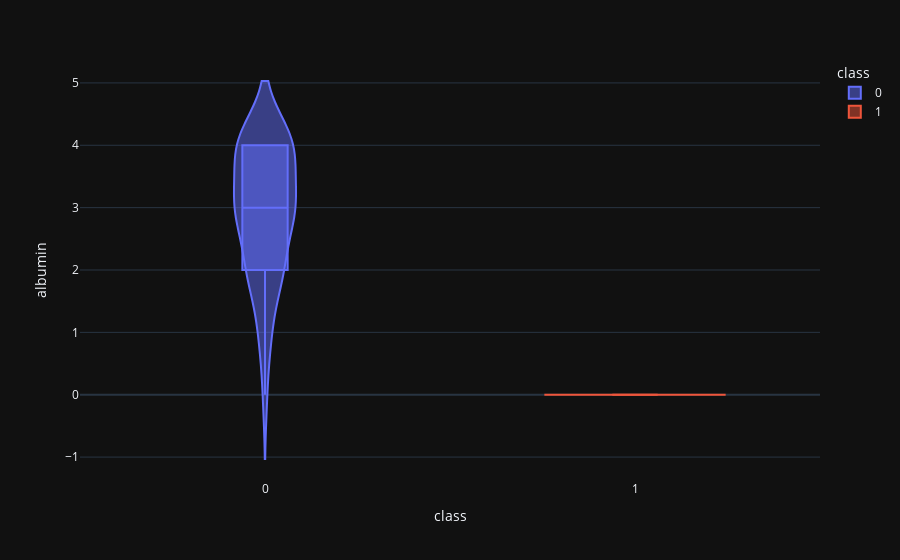

The notebook cell this image was saved under:
### Code cell
violin('albumin')

### Figure 1 — Plotly figure (JSON) as saved in the notebook; plotly's stock layout.template omitted (floating-point values rounded to 4 significant figures)
{"data": [{"alignmentgroup": "True", "box": {"visible": true}, "hovertemplate": "class=%{x}<br>albumin=%{y}<extra></extra>", "legendgroup": "0", "marker": {"color": "#636efa"}, "name": "0", "offsetgroup": "0", "orientation": "v", "scalegroup": "True", "showlegend": true, "type": "violin", "x": [0, 0, 0, 0, 0, 0, 0, 0, 0, 0, 0, 0, 0, 0, 0, 0, 0, 0, 0, 0, 0, 0, 0, 0, 0, 0, 0, 0, 0, 0, 0, 0, 0, 0, 0, 0, 0, 0, 0, 0, 0, 0, 0], "x0": " ", "xaxis": "x", "y": [4, 2, 3, 3, 2, 4, 3, 0, 2, 1, 2, 4, 3, 2, 4, 3, 3, 4, 4, 2, 4, 2, 3, 2, 3, 1, 3, 4, 2, 4, 4, 3, 4, 4, 3, 3, 3, 4, 3, 4, 3, 1, 4], "y0": " ", "yaxis": "y"}, {"alignmentgroup": "True", "box": {"visible": true}, "hovertemplate": "class=%{x}<br>albumin=%{y}<extra></extra>", "legendgroup": "1", "marker": {"color": "#EF553B"}, "name": "1", "offsetgroup": "1", "orientation": "v", "scalegroup": "True", "showlegend": true, "type": "violin", "x": [1, 1, 1, 1, 1, 1, 1, 1, 1, 1, 1, 1, 1, 1, 1, 1, 1, 1, 1, 1, 1, 1, 1, 1, 1, 1, 1, 1, 1, 1, 1, 1, 1, 1, 1, 1, 1, 1, 1, 1, 1, 1, 1, 1, 1, 1, 1, 1, 1, 1, 1, 1, 1, 1, 1, 1, 1, 1, 1, 1, 1, 1, 1, 1, 1, 1, 1, 1, 1, 1, 1, 1, 1, 1, 1, 1, 1, 1, 1, 1, 1, 1, 1, 1, 1, 1, 1, 1, 1, 1, 1, 1, 1, 1, 1, 1, 1, 1, 1, 1, 1, 1, 1, 1, 1, 1, 1, 1, 1, 1, 1, 1, 1, 1, 1], "x0": " ", "xaxis": "x", "y": [0, 0, 0, 0, 0, 0, 0, 0, 0, 0, 0, 0, 0, 0, 0, 0, 0, 0, 0, 0, 0, 0, 0, 0, 0, 0, 0, 0, 0, 0, 0, 0, 0, 0, 0, 0, 0, 0, 0, 0, 0, 0, 0, 0, 0, 0, 0, 0, 0, 0, 0, 0, 0, 0, 0, 0, 0, 0, 0, 0, 0, 0, 0, 0, 0, 0, 0, 0, 0, 0, 0, 0, 0, 0, 0, 0, 0, 0, 0, 0, 0, 0, 0, 0, 0, 0, 0, 0, 0, 0, 0, 0, 0, 0, 0, 0, 0, 0, 0, 0, 0, 0, 0, 0, 0, 0, 0, 0, 0, 0, 0, 0, 0, 0, 0], "y0": " ", "yaxis": "y"}], "layout": {"legend": {"title": {"text": "class"}, "tracegroupgap": 0}, "margin": {"t": 60}, "violinmode": "overlay", "xaxis": {"anchor": "y", "categoryarray": [0, 1], "categoryorder": "array", "domain": [0, 1], "title": {"text": "class"}}, "yaxis": {"anchor": "x", "domain": [0, 1], "title": {"text": "albumin"}}}}
